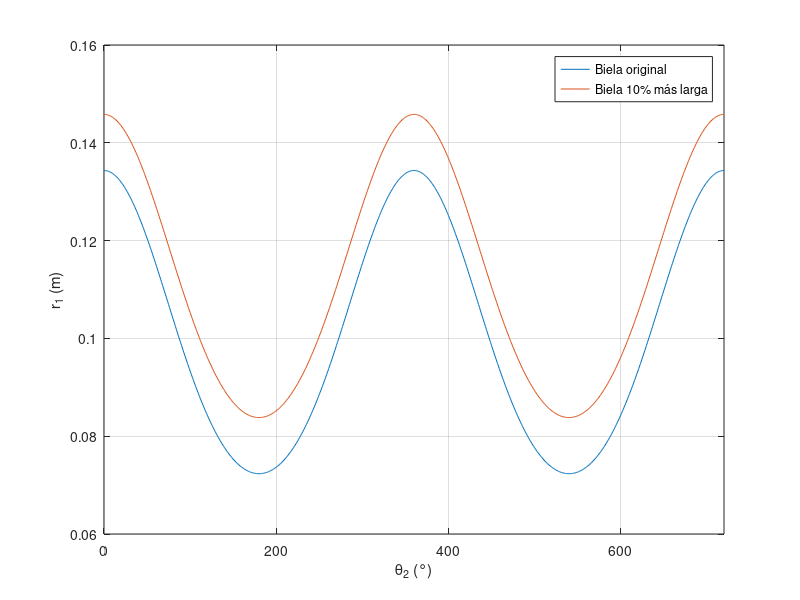
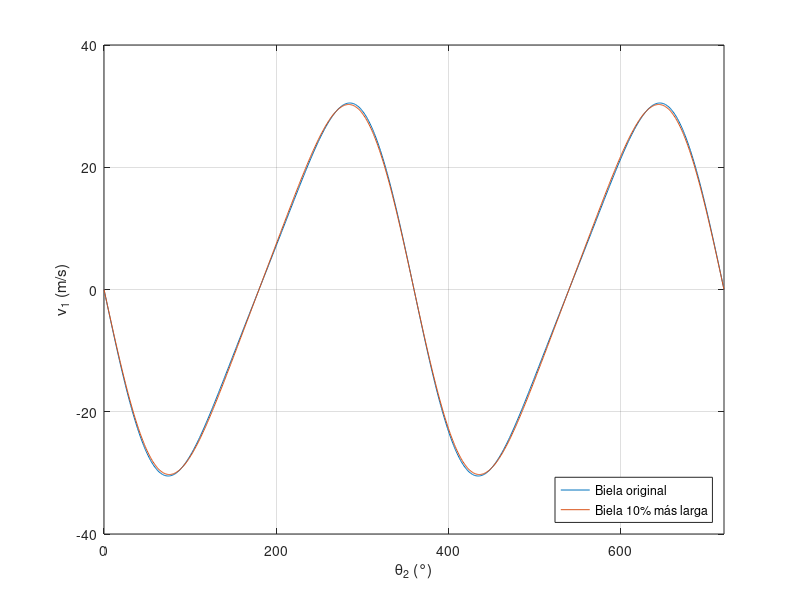
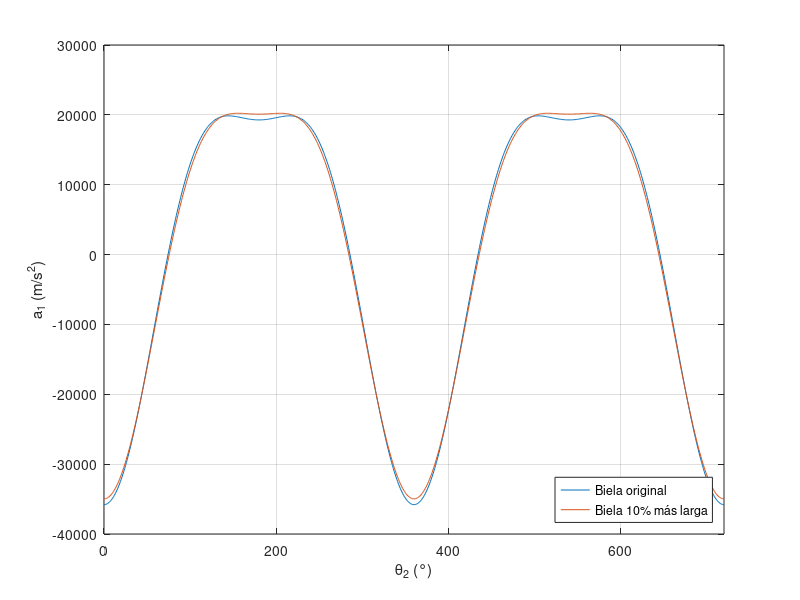
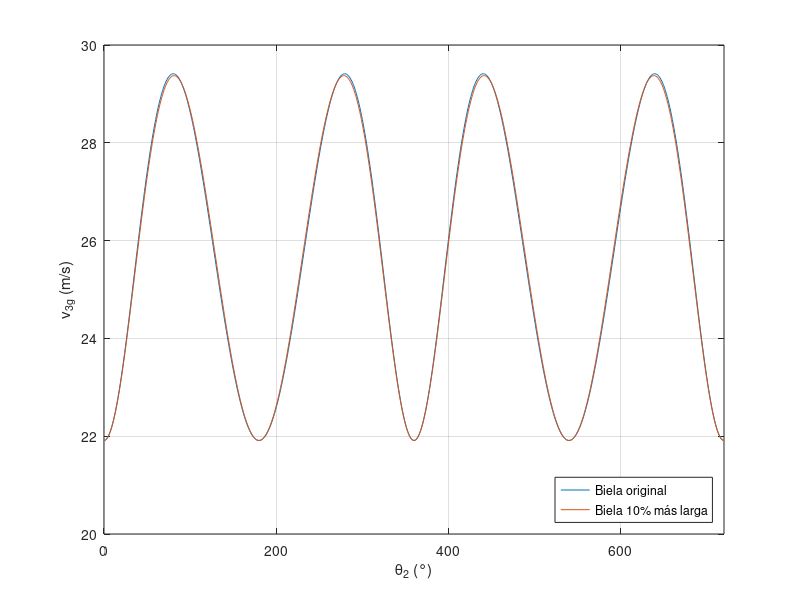

Reproduce these figures in MATLAB, in order.
%% Apartado 1
clear
load("cin_din1.mat")
% Posicion del embolo en funcion de theta 2
figure()
plot(0:720,r1_a, 0:720, r1_b)
xlabel('\theta_2 (°)')
ylabel('r_1 (m)')
xlim([0 720])
legend('Biela original','Biela 10% más larga','Location','best')
grid on
print(gcf, 'cin_din_plots/Pos_embolo.jpg', '-djpeg', '-r300');

% Velocidad del embolo en funcion de theta 2
figure()
plot(0:720,v1_a, 0:720, v1_b)
xlabel('\theta_2 (°)')
ylabel('v_1 (m/s)')
xlim([0 720])
legend('Biela original','Biela 10% más larga','Location','southeast')
grid on
print(gcf, 'cin_din_plots/Vel_embolo.jpg', '-djpeg', '-r300');

% Aceleracion del embolo en funcion de theta 2
figure()
plot(0:720,a1_a, 0:720, a1_b)
xlabel('\theta_2 (°)')
ylabel('a_1 (m/s^2)')
xlim([0 720])
legend('Biela original','Biela 10% más larga','Location','southeast')
grid on
print(gcf, 'cin_din_plots/Acel_embolo.jpg', '-djpeg', '-r300');

% Velocidad del cdg de la biela en funcion de theta 2
figure()
plot(0:720,v3g_a, 0:720, v3g_b)
xlabel('\theta_2 (°)')
ylabel('v_{3g} (m/s)')
xlim([0 720])
legend('Biela original','Biela 10% más larga','Location','southeast')
grid on
print(gcf, 'cin_din_plots/Vel_biela.jpg', '-djpeg', '-r300');

% Aceleracion del cdg de la biela en funcion de theta 2
figure()
plot(0:720,a3g_a, 0:720, a3g_b)
xlabel('\theta_2 (°)')
ylabel('a_{3g} (m/s^2)')
xlim([0 720])
legend('Biela original','Biela 10% más larga','Location','southeast')
grid on
print(gcf, 'cin_din_plots/Acel_biela.jpg', '-djpeg', '-r300');

% Inclinacio de la biela en funcion de theta 2
figure()
plot(0:720,theta3_a, 0:720, theta3_b)
xlabel('\theta_2 (°)')
ylabel('\theta_3 (°)')
xlim([0 720])
legend('Biela original','Biela 10% más larga','Location','southeast')
grid on
print(gcf, 'cin_din_plots/Incl_biela.jpg', '-djpeg', '-r300');

%% Apartados 2, 3 y 4
clear
load("cin_din2.mat")
% Velocidad del embolo en funcion de theta 2
figure()
plot(0:720,F1_a, 0:720, F1_b, 0:720, F1_c)
xlabel('\theta_2 (°)')
ylabel('F_1 (N)')
xlim([0 720])
legend('Caso a', 'Caso b', 'Caso c', 'Location','best')
grid on
print(gcf, 'cin_din_plots/Fuerza_embolo.jpg', '-djpeg', '-r300');

% Par motor instantaneo monocilindrico en funcion de theta 2
figure()
plot(0:720,-T2_a, 0:720, -T2_b, 0:720, -T2_c)
xlabel('\theta_2 (°)')
ylabel('-T_2 (N)')
xlim([0 720])
legend('Caso a', 'Caso b', 'Caso c', 'Location','best')
grid on
print(gcf, 'cin_din_plots/Par_motor.jpg', '-djpeg', '-r300');

% Par motor total en funcion de theta 2
figure()
plot(0:720,-T2_tot_a, 0:720, -T2_tot_b, 0:720, -T2_tot_c)
xlabel('\theta_2 (°)')
ylabel('-T_2 (N)')
xlim([0 720])
legend('Caso a', 'Caso b', 'Caso c', 'Location','best')
grid on
print(gcf, 'cin_din_plots/Par_motor_tot.jpg', '-djpeg', '-r300');

%% Apartado 5
clear
load("cin_din3.mat")
figure()
plot(0:720,w2_real*30/pi)
xlabel('\theta_2 (°)')
ylabel('\omega_2 (rpm)')
xlim([0 720])
ylim([0.985*rpm 1.015*rpm])
leg_strg = ['I_{tot}=', num2str(I_tot), ' kg m^2'];
legend(leg_strg,'Location','best')
grid on
print(gcf, 'cin_din_plots/dtheta2dt.jpg', '-djpeg', '-r300');

%% Apartado 6
clear
load("cin_din4.mat")
figure()
plot(0:720, Fr_a, 0:720, Fr_b)
xlabel('\theta_2 (°)')
ylabel('F_R (N)')
xlim([0 720])
legend('Biela original','Biela 10% más larga','Location','best')
grid on
print(gcf, 'cin_din_plots/Fuerza_lat.jpg', '-djpeg', '-r300');
